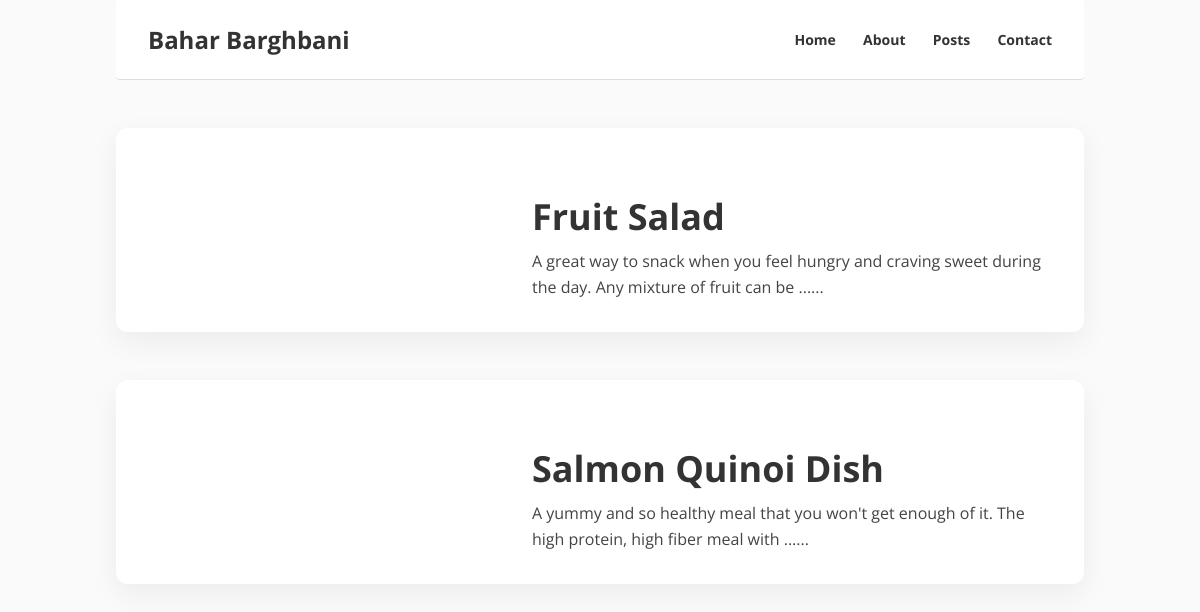
Page /blog/posts/ on the committed database.
### blog/models.py (models this page shows, shortened)
class Post(models.Model):
    post_title = models.CharField(max_length=20, default="Post")
    post_preview = models.CharField(max_length=200, default="Preview")
    content = models.CharField(max_length=200)
    image = models.ImageField(upload_to='post_images/', blank=True, null=True) # needs edit

### blog/views.py (the view)
# urls.py: path("posts/", views.Posts, name="posts"),
def Posts(request):
    posts = Post.objects.all()
    context = {
        'posts_list': posts,
    }
    return render(request, 'blog/posts.html', context)

### blog/templates/blog/posts.html
{% extends "base.html" %}
{% block body %}
        {% for post in posts_list %}
        {% include "blog/post_card.html" with post=post %}
        {% endfor %}
{% endblock %}

### blog/templates/blog/post_card.html (shortened to what this page needs)
{% load static %}
<a class="container post-card" href="{% url 'blog:detail' post.id %}">
    {% if post.image %}
    <div class="post-image">
    </div>
    {% endif %}
    <div class="post-text">
        <h4 class="post-title">
            {{ post.post_title }}
        </h4>
        <div class="post-preview">
            {{ post.post_preview }}...
        </div>
    </div>
</a>

### pages/static/pages/style.css (style rules this page uses)
* { margin: 0; padding: 0; box-sizing: border-box; }
:root { --card-bg:#fff; --text:#222; --muted:#6b7280; --border:#e5e7eb; --ring:#1c39bb; --shadow:0 10px 30px rgba(0,0,0,.06); --radius:12px; --space:16px; }
body { margin: 0; font-family: 'Open Sans', sans-serif; background-color: #FAFAFA; color: #333; }
.container { margin: 48px auto; background: var(--card-bg); border-radius:12px; color: var(--text); border-radius: var(--radius); box-shadow: var(--shadow); }
.post-card { display: flex; align-items: flex-start; padding: 32px; gap: 64px; margin-bottom: 32px; color: inherit; text-decoration: none; }
.post-image { flex-shrink: 0; width: 320px; height: auto; }
.post-text { flex-grow: 1; padding-top: 8px; }
.post-title { font-size: 24px; font-weight: 700; margin-bottom: 12px; }
.post-preview { font-size: 16px; line-height: 1.6; color: #444; }
.post-title { font-size: 36px; margin: 24px 0 8px ; }

### rows in the picture
Post: post_title "Fruit Salad", post_preview "A great way to snack when you feel hungry and craving sweet during the day. Any mixture of fruit can be ..."
Post: post_title "Salmon Quinoi Dish", post_preview "A yummy and so healthy meal that you won't get enough of it. The high protein, high fiber meal with ..."
